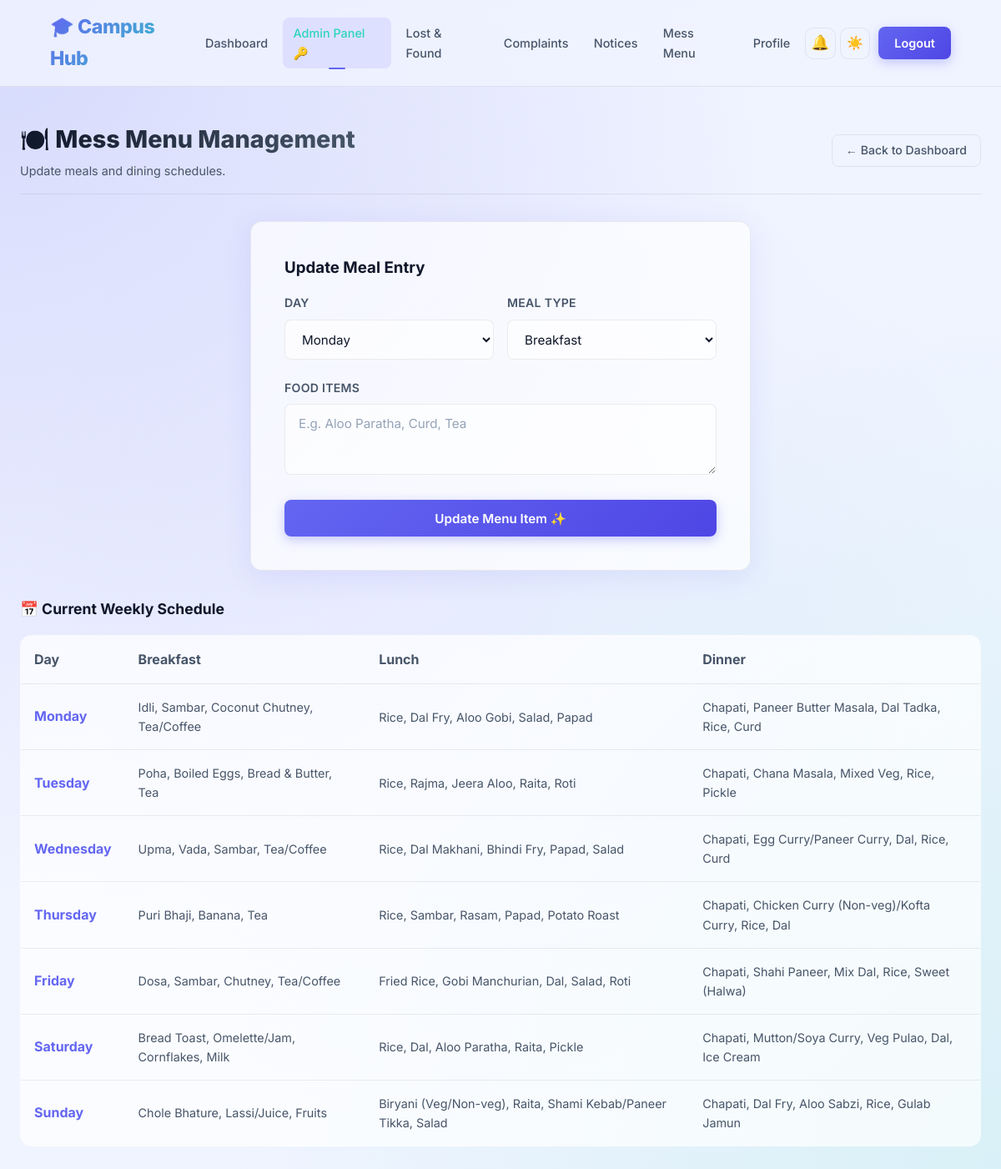
/admin/mess_menu (signed in), run on the app's committed database.
### models.py (models this page shows)
class MessMenu(db.Model):
    id = db.Column(db.Integer, primary_key=True)
    day = db.Column(db.String(20), nullable=False) # Monday, Tuesday ...
    meal = db.Column(db.String(20), nullable=False) # Breakfast, Lunch, Dinner
    items = db.Column(db.Text, nullable=False)

### app.py (the view, shortened to what this page needs)
@app.route('/admin/mess_menu', methods=['GET', 'POST'])
@admin_required
def admin_mess_menu():
    menus = MessMenu.query.all()
    days_order = ['Monday', 'Tuesday', 'Wednesday', 'Thursday', 'Friday', 'Saturday', 'Sunday']
    meals_order = ['Breakfast', 'Lunch', 'Dinner']
    return render_template('admin/mess_menu.html', menus=menus, days_order=days_order, meals_order=meals_order)

### app.py (called while the page is built)
def admin_required(f):
    @wraps(f)
    def decorated_function(*args, **kwargs):
        if 'user_id' not in session:
            flash('Please log in to access this page.', 'error')
            return redirect(url_for('login'))
        user = User.query.get(session['user_id'])
        if not user or not user.is_admin:
            flash('Access denied. Administrator privileges required.', 'error')
            return redirect(url_for('dashboard'))
        return f(*args, **kwargs)
    return decorated_function

@app.context_processor
def inject_globals():
    user = None
    unread_count = 0
    if 'user_id' in session:
        user = User.query.get(session['user_id'])
        unread_count = Notification.query.filter_by(user_id=session['user_id'], is_read=False).count()
    return dict(current_user=user, unread_notif_count=unread_count, current_endpoint=request.endpoint)

### templates/admin/mess_menu.html (shortened to what this page needs)
{% extends "base.html" %}
{% block content %}
<div class="module-header">
    <div class="module-title">
        <h2>🍽️ Mess Menu Management</h2>
        <p>Update meals and dining schedules.</p>
    </div>
    <a href="{{ url_for('admin_dashboard') }}" class="btn-outline">← Back to Dashboard</a>
</div>
<div class="form-card mx-auto" style="max-width: 600px; margin-bottom: 2rem;">
    <h3>Update Meal Entry</h3>
    <form method="POST" class="app-form mt-2">
        <div class="form-row">
            <div class="form-group">
                <label for="day">Day</label>
                <select id="day" name="day">
                    {% for d in days_order %}
                    <option value="{{ d }}">{{ d }}</option>
                    {% endfor %}
                </select>
            </div>
            <div class="form-group">
                <label for="meal">Meal Type</label>
                <select id="meal" name="meal">
                    {% for m in meals_order %}
                    <option value="{{ m }}">{{ m }}</option>
                    {% endfor %}
                </select>
            </div>
        </div>
        <div class="form-group">
            <label for="items">Food Items</label>
            <textarea id="items" name="items" rows="3" required placeholder="E.g. Aloo Paratha, Curd, Tea"></textarea>
        </div>
        <button type="submit" class="btn-primary w-100">Update Menu Item ✨</button>
    </form>
</div>
<div class="section-title">📅 Current Weekly Schedule</div>
<div style="overflow-x:auto;">
    <table class="w-100" style="border-collapse: collapse; background:var(--card-bg); border-radius:14px; overflow:hidden; border:1px solid var(--border);">
        <thead>
            <tr style="background:rgba(255,255,255,0.05);">
                <th style="padding:1rem; text-align:left; color:var(--text-light);">Day</th>
                <th style="padding:1rem; text-align:left; color:var(--text-light);">Breakfast</th>
                <th style="padding:1rem; text-align:left; color:var(--text-light);">Lunch</th>
                <th style="padding:1rem; text-align:left; color:var(--text-light);">Dinner</th>
            </tr>
        </thead>
        <tbody>
            {% for d in days_order %}
            <tr style="border-top:1px solid var(--border);">
                <td style="padding:1rem; font-weight:700; color:var(--primary);">{{ d }}</td>
                {% for m in meals_order %}
                <td style="padding:1rem; font-size:0.9rem; color:var(--text-light);">
                    {% set found = false %}
                    {% for entry in menus %}
                        {% if entry.day == d and entry.meal == m %}
                            {{ entry.items }}
                            {% set found = true %}
                        {% endif %}
                    {% endfor %}
                </td>
                {% endfor %}
            </tr>
            {% endfor %}
        </tbody>
    </table>
</div>
{% endblock %}

### data on the page
MessMenu: items "Idli, Sambar, Coconut Chutney, Tea/Coffee"
MessMenu: items "Rice, Dal Fry, Aloo Gobi, Salad, Papad"
MessMenu: items "Chapati, Paneer Butter Masala, Dal Tadka, Rice, Curd"
MessMenu: items "Poha, Boiled Eggs, Bread & Butter, Tea"
MessMenu: items "Rice, Rajma, Jeera Aloo, Raita, Roti"
MessMenu: items "Chapati, Chana Masala, Mixed Veg, Rice, Pickle"
MessMenu: items "Upma, Vada, Sambar, Tea/Coffee"
MessMenu: items "Rice, Dal Makhani, Bhindi Fry, Papad, Salad"
MessMenu: items "Chapati, Egg Curry/Paneer Curry, Dal, Rice, Curd"
MessMenu: items "Puri Bhaji, Banana, Tea"
MessMenu: items "Rice, Sambar, Rasam, Papad, Potato Roast"
MessMenu: items "Chapati, Chicken Curry (Non-veg)/Kofta Curry, Rice, Dal"
MessMenu: items "Dosa, Sambar, Chutney, Tea/Coffee"
MessMenu: items "Fried Rice, Gobi Manchurian, Dal, Salad, Roti"
MessMenu: items "Chapati, Shahi Paneer, Mix Dal, Rice, Sweet (Halwa)"
MessMenu: items "Bread Toast, Omelette/Jam, Cornflakes, Milk"
MessMenu: items "Rice, Dal, Aloo Paratha, Raita, Pickle"
MessMenu: items "Chapati, Mutton/Soya Curry, Veg Pulao, Dal, Ice Cream"
MessMenu: items "Chole Bhature, Lassi/Juice, Fruits"
MessMenu: items "Biryani (Veg/Non-veg), Raita, Shami Kebab/Paneer Tikka, Salad"
MessMenu: items "Chapati, Dal Fry, Aloo Sabzi, Rice, Gulab Jamun"

### other printed values
{{ d }} "Monday" "Tuesday" "Wednesday" "Thursday" "Friday" "Saturday" "Sunday"
form field day "Monday"
form field meal "Breakfast"
